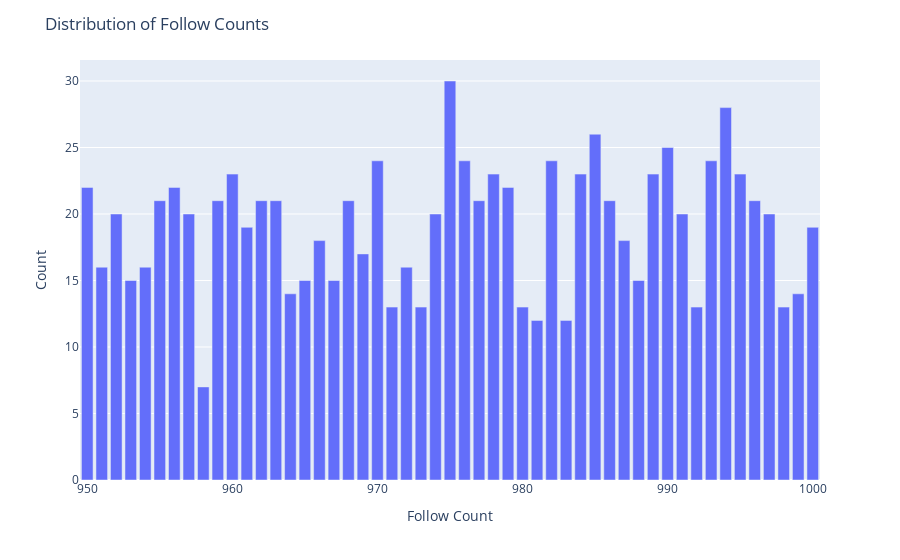

The code cell stored with this chart in its notebook:
### Code cell
fig = px.bar(community_growth, x=community_growth['followCount'].value_counts().index, y=community_growth['followCount'].value_counts().values)
fig.update_layout(
    xaxis_title="Follow Count",
    yaxis_title="Count of ensNames",
    title="Distribution of Follow Counts",
    showlegend=False
)
fig.show()

### Figure 1 — Plotly figure (JSON) as saved in the notebook; plotly's stock layout.template omitted (floating-point values rounded to 4 significant figures)
{"data": [{"alignmentgroup": "True", "hovertemplate": "x=%{x}<br>y=%{y}<extra></extra>", "legendgroup": "", "marker": {"color": "#636efa", "pattern": {"shape": ""}}, "name": "", "offsetgroup": "", "orientation": "v", "showlegend": false, "textposition": "auto", "type": "bar", "x": [975, 994, 985, 990, 970, 993, 976, 982, 960, 995, 978, 989, 984, 956, 979, 950, 986, 996, 955, 959, 977, 962, 963, 968, 952, 957, 991, 997, 974, 961, 1000, 966, 987, 969, 954, 951, 972, 953, 988, 965, 967, 999, 964, 992, 971, 980, 998, 973, 981, 983, 958], "xaxis": "x", "y": [30, 28, 26, 25, 24, 24, 24, 24, 23, 23, 23, 23, 23, 22, 22, 22, 21, 21, 21, 21, 21, 21, 21, 21, 20, 20, 20, 20, 20, 19, 19, 18, 18, 17, 16, 16, 16, 15, 15, 15, 15, 14, 14, 13, 13, 13, 13, 13, 12, 12, 7], "yaxis": "y"}], "layout": {"barmode": "relative", "legend": {"tracegroupgap": 0}, "margin": {"t": 60}, "showlegend": false, "title": {"text": "Distribution of Follow Counts"}, "xaxis": {"anchor": "y", "domain": [0, 1], "title": {"text": "Follow Count"}}, "yaxis": {"anchor": "x", "domain": [0, 1], "title": {"text": "Count"}}}}
